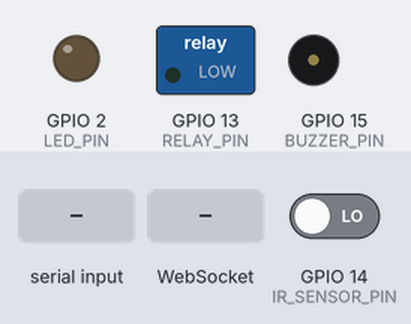
The sketch below on a simulated ESP32. Shown: switched loads named in the sketch (green lamp = pin HIGH), output pins drawn as LEDs (lit = HIGH), buzzer (waves = sounding, pin HIGH). Inputs (shaded band) come from the test bench; at power-on: GPIO 14 (IR_SENSOR_PIN) LOW. WiFi joins after 1.5 s; servers stay silent unless stated; what the sketch prints to the serial monitor is not drawn.

Above: at 4.1 s.
4.2 s: "locker:unlock" received over Serial
At 5.55 s:
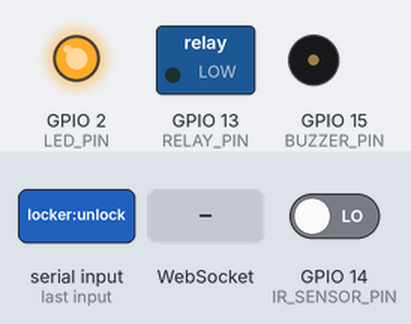
7.7 s: "locker:status" received over Serial
At 8.81 s:
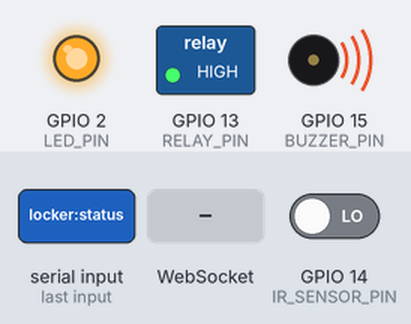
11.2 s: "locker:lock" received over Serial
At 11.35 s:
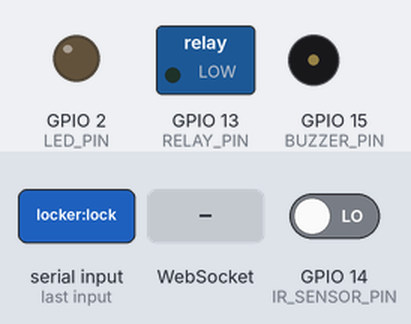
18.2 s: WebSocket text "42" received
At 19.8 s:
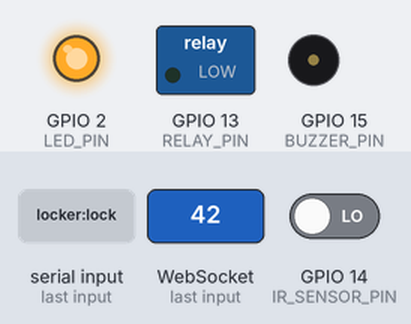
Timing chart, 0 to 25.5 s (numbered marks = the images above; inputs shaded):
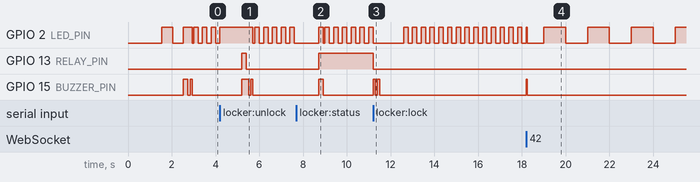

The sketch:

locker_solenoid.ino
```cpp
/*
 * Smart QR-Controlled Locker System - ESP32 Controller (SOLENOID VERSION)
 *
 * This code controls a SOLENOID LOCK via relay module and communicates
 * with the Node.js backend via WebSocket (Socket.IO)
 *
 * Hardware Connections:
 * - Relay Module IN: GPIO 13 (controls solenoid)
 * - IR Sensor (item detection): GPIO 14
 * - Status LED: GPIO 2 (built-in)
 * - Buzzer: GPIO 15 (optional)
 *
 * Solenoid Lock Types:
 * - Fail-Secure (Normally Locked): Power ON = Unlock, Power OFF = Lock
 * - Fail-Safe (Normally Unlocked): Power ON = Lock, Power OFF = Unlock
 *
 * This code assumes FAIL-SECURE (Normally Locked) solenoid
 */

#include <WiFi.h>
#include <WebSocketsClient.h>
#include <ArduinoJson.h>

// ============== CONFIGURATION ==============
// WiFi Credentials - UPDATE THESE!
const char* WIFI_SSID = "YOUR_WIFI_SSID";
const char* WIFI_PASSWORD = "YOUR_WIFI_PASSWORD";

// Backend Server - UPDATE WITH YOUR SERVER IP/DOMAIN
// For local testing: Use your computer's local IP (e.g., 192.168.1.100)
// For production: Use your server domain (e.g., api.yourlocker.com)
const char* SERVER_HOST = "smart-locker-c3vr.onrender.com";  // Production backend
const int SERVER_PORT = 443; // HTTPS port
const bool USE_SSL = true;   // Enable SSL for production

// Rack Configuration - Each ESP32 controls one rack
const char* RACK_ID = "RACK_001";  // Must match MongoDB rack rackNumber

// Hardware Pins
#define RELAY_PIN 13        // Relay module IN pin (controls solenoid)
#define IR_SENSOR_PIN 14    // Item detection sensor
#define LED_PIN 2           // Built-in LED
#define BUZZER_PIN 15       // Buzzer for audio feedback

// Solenoid Configuration
// For FAIL-SECURE solenoid (normally locked):
//   - HIGH = Unlock (power to solenoid)
//   - LOW = Lock (no power to solenoid)
// For FAIL-SAFE solenoid (normally unlocked), swap these values
#define UNLOCK_STATE HIGH
#define LOCK_STATE LOW

// Timing Configuration
#define UNLOCK_DURATION 30000      // Keep unlocked for 30 seconds
#define SENSOR_CHECK_INTERVAL 1000 // Check sensor every 1 second
#define RECONNECT_INTERVAL 5000    // Retry connection every 5 seconds
#define HEARTBEAT_INTERVAL 30000   // Send heartbeat every 30 seconds

// ============== GLOBAL VARIABLES ==============
WebSocketsClient webSocket;

bool isConnected = false;
bool isLocked = true;
bool itemPresent = false;
bool lastItemState = false;

unsigned long unlockTime = 0;
unsigned long lastSensorCheck = 0;
unsigned long lastHeartbeat = 0;
unsigned long lastReconnectAttempt = 0;

// ============== SETUP ==============
void setup() {
  Serial.begin(115200);
  delay(1000);

  Serial.println("\n\n╔════════════════════════════════════════╗");
  Serial.println("║  Smart Locker System - ESP32           ║");
  Serial.println("║  SOLENOID LOCK VERSION                 ║");
  Serial.println("╚════════════════════════════════════════╝\n");

  // Initialize pins
  pinMode(RELAY_PIN, OUTPUT);
  pinMode(LED_PIN, OUTPUT);
  pinMode(BUZZER_PIN, OUTPUT);
  pinMode(IR_SENSOR_PIN, INPUT);

  // Start in LOCKED state (relay OFF for fail-secure solenoid)
  digitalWrite(RELAY_PIN, LOCK_STATE);
  isLocked = true;
  Serial.println("✓ Relay initialized - LOCKED");

  // Connect to WiFi
  connectWiFi();

  // Connect to WebSocket server
  connectWebSocket();

  // Initial sensor read
  itemPresent = digitalRead(IR_SENSOR_PIN) == LOW;
  lastItemState = itemPresent;

  // Startup beep
  beep(2, 100);
  Serial.println("\n✓ System Ready!\n");
  Serial.println("Rack ID: " + String(RACK_ID));
  Serial.println("Server: " + String(SERVER_HOST) + ":" + String(SERVER_PORT));
}

// ============== MAIN LOOP ==============
void loop() {
  // Handle WebSocket events
  webSocket.loop();

  // Check WiFi connection
  if (WiFi.status() != WL_CONNECTED) {
    isConnected = false;
    digitalWrite(LED_PIN, LOW);
    connectWiFi();
    connectWebSocket();
  }

  // Auto-lock after timeout
  if (!isLocked && millis() - unlockTime > UNLOCK_DURATION) {
    lockLocker();
    Serial.println("⏰ Auto-locked after timeout");
  }

  // Check item sensor periodically
  if (millis() - lastSensorCheck > SENSOR_CHECK_INTERVAL) {
    lastSensorCheck = millis();
    checkItemSensor();
  }

  // Send heartbeat to server
  if (isConnected && millis() - lastHeartbeat > HEARTBEAT_INTERVAL) {
    lastHeartbeat = millis();
    sendHeartbeat();
  }

  // Blink LED when connected
  if (isConnected) {
    digitalWrite(LED_PIN, (millis() / 1000) % 2);
  } else {
    // Fast blink when disconnected
    digitalWrite(LED_PIN, (millis() / 200) % 2);
  }
}

// ============== WIFI CONNECTION ==============
void connectWiFi() {
  Serial.print("📶 Connecting to WiFi: ");
  Serial.println(WIFI_SSID);

  WiFi.mode(WIFI_STA);
  WiFi.begin(WIFI_SSID, WIFI_PASSWORD);

  int attempts = 0;
  while (WiFi.status() != WL_CONNECTED && attempts < 40) {
    delay(500);
    Serial.print(".");
    attempts++;

    // Blink LED while connecting
    digitalWrite(LED_PIN, attempts % 2);
  }

  if (WiFi.status() == WL_CONNECTED) {
    Serial.println("\n✓ WiFi Connected!");
    Serial.print("  IP Address: ");
    Serial.println(WiFi.localIP());
    Serial.print("  Signal Strength: ");
    Serial.print(WiFi.RSSI());
    Serial.println(" dBm");

    digitalWrite(LED_PIN, HIGH);
    beep(1, 100);
  } else {
    Serial.println("\n✗ WiFi Connection Failed!");
    Serial.println("  Check SSID and password");

    // Error beep
    beep(3, 200);
  }
}

// ============== WEBSOCKET CONNECTION ==============
void connectWebSocket() {
  Serial.print("🔌 Connecting to WebSocket: ");
  Serial.print(SERVER_HOST);
  Serial.print(":");
  Serial.println(SERVER_PORT);

  // Socket.IO uses /socket.io/ path with specific query params
  if (USE_SSL) {
    webSocket.beginSocketIOSSL(SERVER_HOST, 443, "/socket.io/?EIO=4");
  } else {
    webSocket.beginSocketIO(SERVER_HOST, SERVER_PORT, "/socket.io/?EIO=4");
  }

  webSocket.onEvent(webSocketEvent);
  webSocket.setReconnectInterval(RECONNECT_INTERVAL);
}

// ============== WEBSOCKET EVENT HANDLER ==============
void webSocketEvent(WStype_t type, uint8_t* payload, size_t length) {
  switch (type) {
    case WStype_DISCONNECTED:
      Serial.println("✗ WebSocket Disconnected");
      isConnected = false;
      digitalWrite(LED_PIN, LOW);
      break;

    case WStype_CONNECTED:
      Serial.println("✓ WebSocket Connected!");
      isConnected = true;
      digitalWrite(LED_PIN, HIGH);
      beep(1, 50);

      // Register this ESP32 with the server
      registerWithServer();
      break;

    case WStype_TEXT:
      handleMessage((char*)payload);
      break;

    case WStype_ERROR:
      Serial.println("✗ WebSocket Error");
      break;

    case WStype_PING:
      Serial.println("← Ping");
      break;

    case WStype_PONG:
      Serial.println("→ Pong");
      break;

    default:
      break;
  }
}

// ============== REGISTER WITH SERVER ==============
void registerWithServer() {
  // Socket.IO message format: 42["event", data]
  StaticJsonDocument<512> doc;
  doc["rackId"] = RACK_ID;
  doc["type"] = "esp32";
  doc["lockType"] = "solenoid";
  doc["status"] = isLocked ? "locked" : "unlocked";
  doc["itemPresent"] = itemPresent;
  doc["firmwareVersion"] = "1.0.0";
  doc["ip"] = WiFi.localIP().toString();
  doc["rssi"] = WiFi.RSSI();

  String jsonStr;
  serializeJson(doc, jsonStr);

  String message = "42[\"esp:register\"," + jsonStr + "]";
  webSocket.sendTXT(message);

  Serial.println("→ Registered with server");
  Serial.print("  Rack ID: ");
  Serial.println(RACK_ID);
}

// ============== SEND HEARTBEAT ==============
void sendHeartbeat() {
  if (!isConnected) return;

  StaticJsonDocument<256> doc;
  doc["rackId"] = RACK_ID;
  doc["uptime"] = millis() / 1000;
  doc["rssi"] = WiFi.RSSI();
  doc["freeHeap"] = ESP.getFreeHeap();

  String jsonStr;
  serializeJson(doc, jsonStr);

  String message = "42[\"esp:heartbeat\"," + jsonStr + "]";
  webSocket.sendTXT(message);
}

// ============== HANDLE INCOMING MESSAGES ==============
void handleMessage(char* payload) {
  String msg = String(payload);

  // Socket.IO messages start with "42" for event messages
  if (!msg.startsWith("42")) {
    // Handle Socket.IO protocol messages (ping/pong)
    if (msg == "2") {
      webSocket.sendTXT("3"); // Pong
    }
    return;
  }

  Serial.print("← Received: ");
  Serial.println(msg);

  // Parse Socket.IO event: 42["eventName", {data}]
  int firstBracket = msg.indexOf('[');
  int firstQuote = msg.indexOf('"', firstBracket);
  int secondQuote = msg.indexOf('"', firstQuote + 1);

  if (firstQuote == -1 || secondQuote == -1) return;

  String eventName = msg.substring(firstQuote + 1, secondQuote);

  // Find JSON data after event name
  int dataStart = msg.indexOf(',', secondQuote);
  int dataEnd = msg.lastIndexOf(']');

  if (eventName == "locker:unlock") {
    if (dataStart != -1 && dataEnd != -1) {
      String dataStr = msg.substring(dataStart + 1, dataEnd);

      StaticJsonDocument<256> doc;
      DeserializationError error = deserializeJson(doc, dataStr);

      if (!error) {
        const char* targetRack = doc["rackId"];

        // Check if this command is for this rack
        if (String(targetRack) == String(RACK_ID)) {
          Serial.println("🔓 UNLOCK COMMAND RECEIVED!");
          unlockLocker();
        }
      }
    }
  }
  else if (eventName == "locker:lock") {
    if (dataStart != -1 && dataEnd != -1) {
      String dataStr = msg.substring(dataStart + 1, dataEnd);

      StaticJsonDocument<256> doc;
      DeserializationError error = deserializeJson(doc, dataStr);

      if (!error) {
        const char* targetRack = doc["rackId"];

        if (String(targetRack) == String(RACK_ID)) {
          Serial.println("🔒 LOCK COMMAND RECEIVED!");
          lockLocker();
        }
      }
    }
  }
  else if (eventName == "locker:status") {
    // Server requesting status update
    sendStatusUpdate();
  }
}

// ============== UNLOCK LOCKER (SOLENOID) ==============
void unlockLocker() {
  if (!isLocked) {
    Serial.println("Already unlocked");
    return;
  }

  Serial.println("🔓 Unlocking solenoid...");

  // Activate relay to power solenoid (unlock)
  digitalWrite(RELAY_PIN, UNLOCK_STATE);
  isLocked = false;
  unlockTime = millis();

  // Visual and audio feedback
  digitalWrite(LED_PIN, HIGH);
  beep(1, 200);

  // Notify server
  sendStatusUpdate();

  Serial.println("✓ UNLOCKED - Solenoid powered");
}

// ============== LOCK LOCKER (SOLENOID) ==============
void lockLocker() {
  if (isLocked) {
    Serial.println("Already locked");
    return;
  }

  Serial.println("🔒 Locking solenoid...");

  // Deactivate relay (solenoid returns to locked state)
  digitalWrite(RELAY_PIN, LOCK_STATE);
  isLocked = true;

  // Audio feedback
  beep(2, 100);

  // Notify server
  sendStatusUpdate();

  Serial.println("✓ LOCKED - Solenoid de-powered");
}

// ============== CHECK ITEM SENSOR ==============
void checkItemSensor() {
  // IR sensor: LOW when object detected, HIGH when empty
  bool currentState = digitalRead(IR_SENSOR_PIN) == LOW;

  if (currentState != lastItemState) {
    lastItemState = currentState;
    itemPresent = currentState;

    Serial.print("📦 Item sensor: ");
    Serial.println(itemPresent ? "ITEM PRESENT" : "EMPTY");

    // Notify server of change
    sendItemStatusUpdate();
  }
}

// ============== SEND STATUS UPDATE ==============
void sendStatusUpdate() {
  if (!isConnected) return;

  StaticJsonDocument<256> doc;
  doc["rackId"] = RACK_ID;
  doc["isLocked"] = isLocked;
  doc["itemPresent"] = itemPresent;
  doc["timestamp"] = millis();

  String jsonStr;
  serializeJson(doc, jsonStr);

  String message = "42[\"esp:status\"," + jsonStr + "]";
  webSocket.sendTXT(message);

  Serial.println("→ Status update sent");
}

// ============== SEND ITEM STATUS UPDATE ==============
void sendItemStatusUpdate() {
  if (!isConnected) return;

  StaticJsonDocument<256> doc;
  doc["rackId"] = RACK_ID;
  doc["itemPresent"] = itemPresent;
  doc["needsRefill"] = !itemPresent; // Empty = needs refill

  String jsonStr;
  serializeJson(doc, jsonStr);

  String message = "42[\"esp:itemStatus\"," + jsonStr + "]";
  webSocket.sendTXT(message);

  Serial.print("→ Item status: ");
  Serial.println(itemPresent ? "present" : "needs refill");
}

// ============== BUZZER BEEP ==============
void beep(int times, int duration) {
  for (int i = 0; i < times; i++) {
    digitalWrite(BUZZER_PIN, HIGH);
    delay(duration);
    digitalWrite(BUZZER_PIN, LOW);
    if (i < times - 1) delay(duration);
  }
}

// ============== MANUAL TEST (via Serial) ==============
void serialEvent() {
  while (Serial.available()) {
    char c = Serial.read();

    if (c == 'u' || c == 'U') {
      Serial.println("\n[MANUAL] Unlock command");
      unlockLocker();
    }
    else if (c == 'l' || c == 'L') {
      Serial.println("\n[MANUAL] Lock command");
      lockLocker();
    }
    else if (c == 's' || c == 'S') {
      Serial.println("\n[MANUAL] Status:");
      Serial.print("  Locked: ");
      Serial.println(isLocked ? "Yes" : "No");
      Serial.print("  Item Present: ");
      Serial.println(itemPresent ? "Yes" : "No");
      Serial.print("  Connected: ");
      Serial.println(isConnected ? "Yes" : "No");
      Serial.print("  WiFi RSSI: ");
      Serial.println(WiFi.RSSI());
    }
    else if (c == 'r' || c == 'R') {
      Serial.println("\n[MANUAL] Reconnecting...");
      webSocket.disconnect();
      delay(1000);
      connectWebSocket();
    }
  }
}
```

Measured:
- after the input at 4.2 s, GPIO 13 (RELAY_PIN): LOW → HIGH after 1.0 s, → LOW 0.20 s later; GPIO 15 (BUZZER_PIN): LOW → HIGH after 1.0 s, → LOW 0.30 s later, → HIGH 0.10 s later, → LOW 0.10 s later
- after the input at 7.7 s, GPIO 13 (RELAY_PIN): LOW → HIGH after 1.0 s; GPIO 15 (BUZZER_PIN): LOW → HIGH after 1.0 s, → LOW 0.20 s later
- after the input at 11.2 s, GPIO 13 (RELAY_PIN): HIGH → LOW at once; GPIO 15 (BUZZER_PIN): alternates HIGH for 0.10 s and LOW for 0.10 s, 4 changes in all, then stays LOW, starting at once
- after the input at 18.2 s, GPIO 15 (BUZZER_PIN): LOW → HIGH at once, → LOW 0.05 s later
